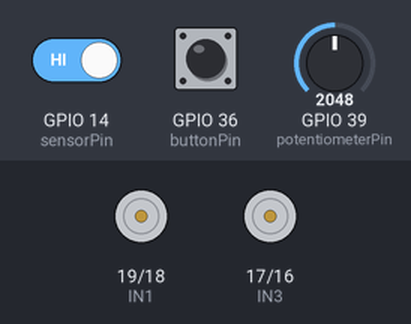
Simulated run of this sketch. Board: ESP32. Shown: motor-driver pin pairs drawn as motors (green arrow = first pin HIGH = forward, orange = second pin HIGH = backward, longer = more drive, scaled by the enable pin). The test bench sets the inputs (shaded band); at power-on: GPIO 36 (buttonPin) HIGH, GPIO 14 (sensorPin) HIGH, GPIO 39 (potentiometerPin) = 2048. Storage starts empty; what the sketch prints to the serial monitor is not drawn.

Above: at 6.2 s.
6.3 s: GPIO 36 (buttonPin) pulled LOW for 0.15 s
At 6.37 s:
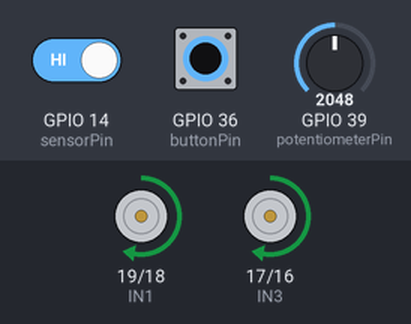
10.9 s: GPIO 36 (buttonPin) pulled LOW for 3.2 s
At 14.9 s:
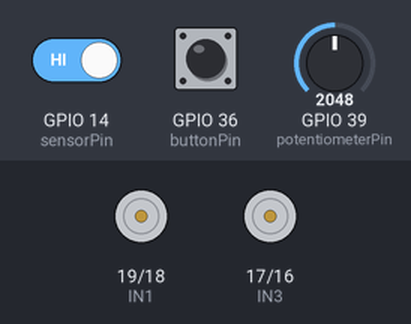
Timing chart, 0 to 16.4 s (numbered marks = the images above; inputs shaded):
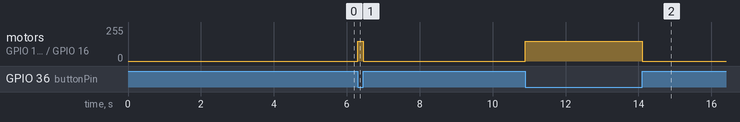

The sketch:

main.ino
```cpp
#include <Arduino.h>
#include <WiFi.h>
#include <EEPROM.h>
#include <SPIFFS.h>
#include <SPI.h>
#include <FS.h>
#include <esp_task_wdt.h>

#include <ArduinoJson.h>
#include <WebSocketsServer.h>
#include <AsyncTCP.h>
#include <ESPAsyncWebServer.h>

TaskHandle_t task1Handle;
volatile bool buttonState = false;

int bottomPWMLimit = 150;
int bottomVelocityLimit = 150;
int topVelocityLimit = 220;

// inicialização das variaveis
float t1 = 0, t2 = 0, delta = 0, controlZ = 0, controlZLastState = 0, errorZ = 0, errorZLastState = 0, targetVelocity = 0; // tempos
float currentCartVelocity = 0;

// Motor A
int IN2 = 18;
int IN1 = 19;
int ENA = 2;

// Motor B
int IN4 = 16;
int IN3 = 17;
int ENB = 15;

// Entradas
int sensorPin = 14;
int buttonPin = 36;
int potentiometerPin = 39; // Pino analógico GPIO34 no ESP32

// pré sets pwm
int frequency = 30000;
int pwmChannel = 0;
int resolution = 8;

int dutyCycle = 200;

const char *accessPointSSID = "CarrinhoSupermercado";
const char *accessPointPassword = "michels2023";

IPAddress local_IP(192, 168, 13, 07);
IPAddress gateway(192, 168, 1, 5);
IPAddress subnet(255, 255, 255, 0);

AsyncWebServer webServer(80);
WebSocketsServer webSocket = WebSocketsServer(81);

float getCurrentVelocity()
{
  delta = t2 - t1;
  if (delta > 150)
    delta = 150;
  if (delta < 5)
    delta = 5;

  currentCartVelocity = 60000 / (delta * 15); // tempo de uma volta em milissegundos
  return currentCartVelocity;
}

void readEncoderTask(void *parameter)
{
  volatile bool buttonPressed = false;
  volatile bool encoderIn = false;
  volatile bool lastEncoderIn = false;

  while (true)
  {
    encoderIn = digitalRead(sensorPin);
    if (encoderIn == HIGH && lastEncoderIn == LOW)
    {
      t1 = t2;
      t2 = (esp_timer_get_time() / 1000);
      buttonPressed = true;
    }

    lastEncoderIn = encoderIn;
    vTaskDelay(pdMS_TO_TICKS(1)); // Aguarda 10 milissegundos
    esp_task_wdt_reset();
  }
}

void setControlOff()
{
  digitalWrite(IN2, LOW);
  digitalWrite(IN1, LOW);
  digitalWrite(IN4, LOW);
  digitalWrite(IN3, LOW);

  dutyCycle = 0;
  controlZ = 0;
  controlZLastState = 0;
  errorZ = 0;
  errorZLastState = 0;
}

int getTargetVelocity()
{
  return map(analogRead(potentiometerPin), 0, 4095, bottomVelocityLimit, topVelocityLimit);
}

void handleControl()
{
  targetVelocity = getTargetVelocity();
  currentCartVelocity = getCurrentVelocity();

  errorZ = targetVelocity - currentCartVelocity;
  controlZ = controlZLastState + 0.002092172678595 * errorZ * 1.5 - 0.001944587 * errorZLastState * 1.5;

  digitalWrite(IN2, LOW);
  digitalWrite(IN1, HIGH);
  digitalWrite(IN4, LOW);
  digitalWrite(IN3, HIGH);

  controlZLastState = controlZ;
  errorZLastState = errorZ;

  dutyCycle = controlZ;

  if (dutyCycle >= 255)
  {
    dutyCycle = 255;
    controlZ = 0.99;
  }
  if (dutyCycle <= bottomPWMLimit)
  {
    dutyCycle = bottomPWMLimit;
    controlZ = 0.588;
  }

  ledcWrite(pwmChannel, dutyCycle);

  // Serial.print("Duty Cycle: ");
  // Serial.println(dutyCycle);

  // Serial.print("Target Velocity: ");
  // Serial.println(targetVelocity);

  // Serial.print("Velocidade: ");
  // Serial.println(currentCartVelocity);

  // Serial.print("error Z: ");
  // Serial.println(errorZ);

  // Serial.print("controlZ: ");
  // Serial.println(controlZ);

  // Serial.println("--------------");
}

bool isButtonPressed()
{
  buttonState = digitalRead(buttonPin);

  if (buttonState == LOW)
  {
    return true;
  }

  return false;
}

void initAccessPoint()
{
  WiFi.disconnect(true);
  WiFi.mode(WIFI_OFF);

  delay(500);
  WiFi.mode(WIFI_AP);

  Serial.print("[WIFI] Starting Access Point ... ");
  Serial.println(WiFi.softAP(accessPointSSID, accessPointPassword) ? "Ready" : "Failed!");
  delay(3000);

  Serial.print("[WIFI] Setting up Access Point ... ");
  Serial.println(WiFi.softAPConfig(local_IP, gateway, subnet) ? "Ready" : "Failed!");

  Serial.print("[WIFI] IP address = ");
  Serial.println(WiFi.softAPIP());
};

void initSPIFFS()
{
  if (!SPIFFS.begin())
  {
    Serial.println("[SPIFFS] Cannot mount SPIFFS volume... Restarting in 5 seconds!");
    delay(5000);
    return ESP.restart();
  }
};

void initWebServer()
{
  webServer.on("/", HTTP_GET, [](AsyncWebServerRequest *request)
               { request->send(SPIFFS, "/webpage.html", "text/html"); });

  webServer.onNotFound([](AsyncWebServerRequest *request)
                       { request->send(404, "text/plain", "Not found. Just '/' endpoint exists!"); });

  webServer.serveStatic("/", SPIFFS, "/");
};

void initWebSocket()
{
  webSocket.begin();
  webSocket.onEvent(onWebSocketEvent);

  webServer.begin();
};

void sendCurrentStatus()
{
  String currentStatusParsed = String("{\"type\":\"getData\",\"isControlRunning\":") + isButtonPressed() + ",\"currentVelocity\":" + getCurrentVelocity() + ",\"targetVelocity\":" + getTargetVelocity() + "}";

  // Serial.println("[WS] Send Current Status to WEB -> " + currentStatusParsed);

  webSocket.broadcastTXT(currentStatusParsed);
};

void handleValidEvents(String Event, bool newStatus)
{
  Serial.println("[WS] Handling with event of type: " + Event + " with value: " + newStatus);

  if (Event == "getData")
  {
    sendCurrentStatus();
  }
};

void onWebSocketEvent(byte clientId, WStype_t eventType, uint8_t *payload, size_t length)
{
  switch (eventType)
  {
  case WStype_DISCONNECTED:
    Serial.println("[WS] Client with ID" + String(clientId) + " disconnected now!");
    break;
  case WStype_CONNECTED:
    Serial.println("[WS] Client with ID " + String(clientId) + " connected now!");
    break;
  case WStype_TEXT:
    StaticJsonDocument<200> doc;
    DeserializationError error = deserializeJson(doc, payload);

    if (error)
    {
      Serial.print(F("[WS] Error on deserialize Json content: "));
      Serial.println(error.f_str());
      return;
    }

    const char *event_type = doc["type"];
    bool event_value = doc["value"];

    Serial.println("[WS] Event type " + String(event_type) + " : " + event_value);
    handleValidEvents(String(event_type), event_value);
  };
};

void setup()
{
  Serial.begin(115200);

  delay(500);

  initSPIFFS();
  initAccessPoint();
  initWebServer();

  delay(500);

  initWebSocket();

  delay(500);

  pinMode(BUILTIN_LED, OUTPUT);
  // sets the pins as outputs:
  pinMode(IN2, OUTPUT);
  pinMode(IN1, OUTPUT);
  pinMode(ENA, OUTPUT);
  pinMode(IN4, OUTPUT);
  pinMode(IN3, OUTPUT);
  pinMode(ENB, OUTPUT);
  pinMode(sensorPin, INPUT_PULLUP);
  pinMode(buttonPin, INPUT_PULLUP);

  xTaskCreatePinnedToCore(readEncoderTask, "Task 1", 4096, NULL, 1, &task1Handle, 0);

  // Configure LED PWM functionalities
  ledcSetup(pwmChannel, frequency, resolution);

  // Attach the channel to the GPIO to be controlled
  ledcAttachPin(ENA, pwmChannel);
  ledcAttachPin(ENB, pwmChannel);
}

void loop()
{
  webSocket.loop();

  if (isButtonPressed())
    handleControl();
  else
    setControlOff();

  sendCurrentStatus();
}
```

Measured:
- after the input at 6.3 s, motor on GPIO 19 (IN1) / GPIO 18 (IN2), motor on GPIO 17 (IN3) / GPIO 16 (IN4): stopped → forward 149/255 at once, → stopped 0.15 s later
- after the input at 10.9 s, motor on GPIO 19 (IN1) / GPIO 18 (IN2), motor on GPIO 17 (IN3) / GPIO 16 (IN4): stopped → forward 149/255 at once, → stopped 3.2 s later
